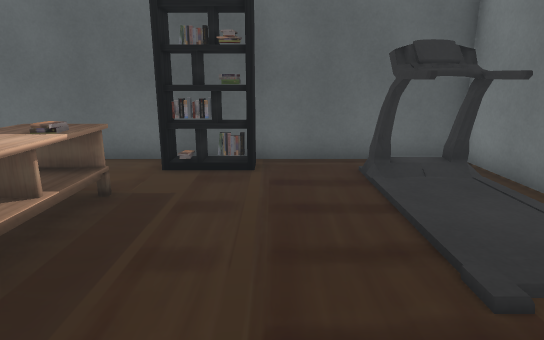
View 1 (above)

12 first-person views from a walk through a Unity game level. The camera is 1.3 m above the floor, tilts 14° down and sees 75° across. The floor is counted in squares, 0.6 m on a side. Each view is taken from the middle of a square. On the plan, view 1 faces up. The plan holds only what a view shows up to about 19 squares ahead; the rest is blank. The place goes on beyond the plan. The player is left out.

View 2
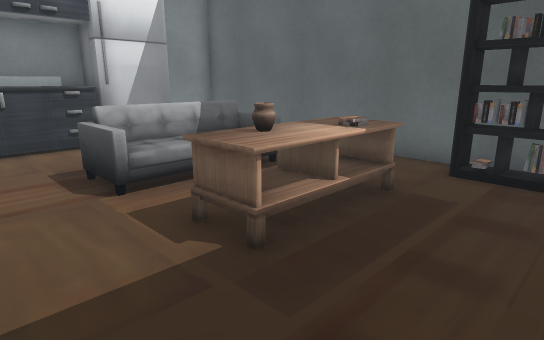

View 3
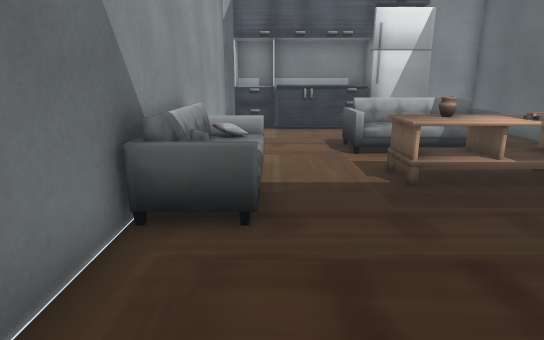

View 4
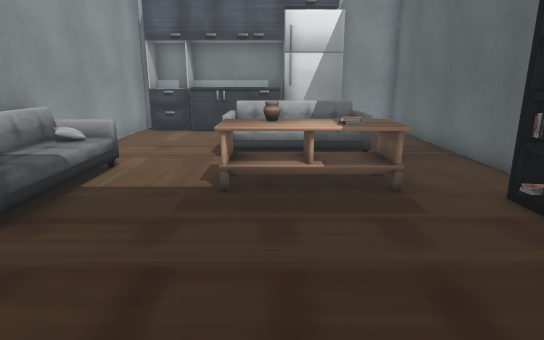

View 5
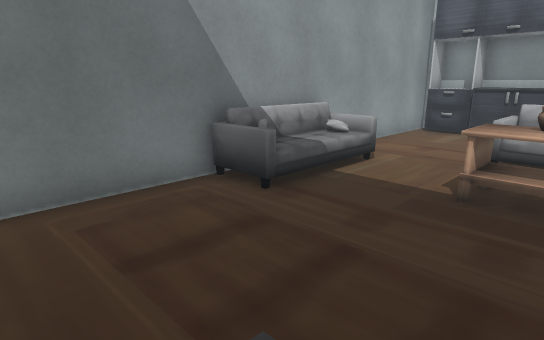

View 6
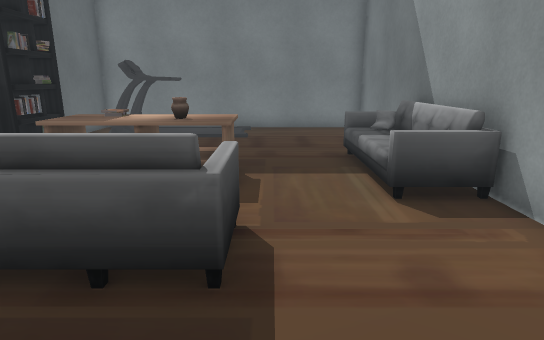

View 7
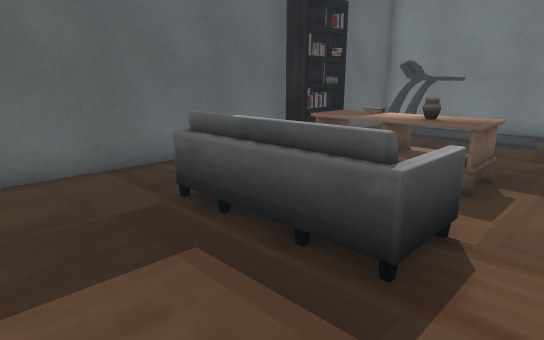

View 8
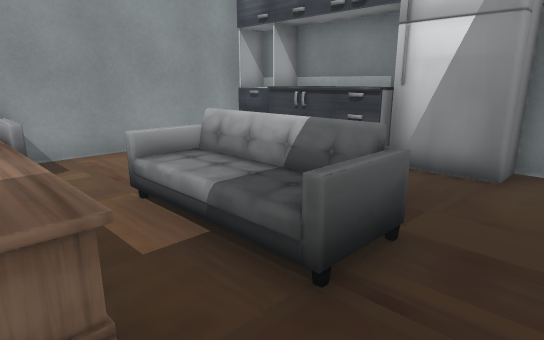

View 9
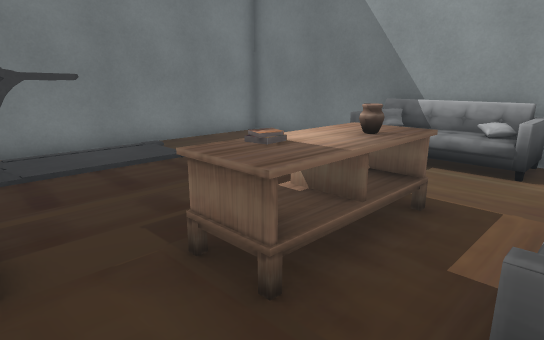

View 10
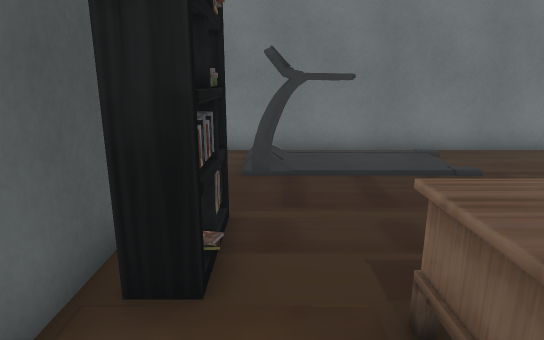

View 11
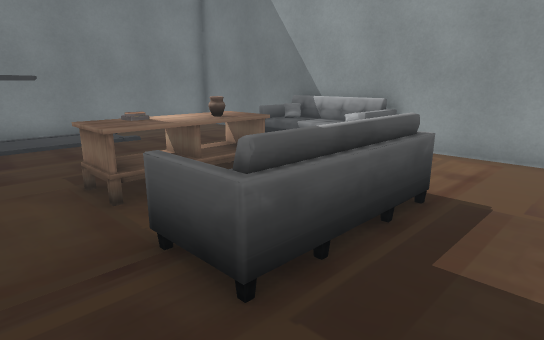

View 12
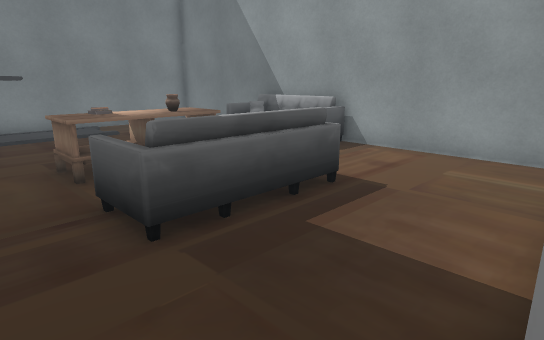

### Floor plan
Key: @ floor where view 1 was taken; # wall or solid block; . floor; ^ raised ledge; B bookshelf; T table; S sofa; A vase; O other object.
Columns run from 14 left of view 1 to 5 right of it. Each row starts with its distance up from view 1.
 10 ####################
  9 #..........#BB#....#
  8 #...............OOO#
  7 ##...SSS..TT.....OO#
  6 ##...SSO.TTT.....OO#
  5 ##...SSO.TTT..... .#
  4 #^...SSO.TAT..... .#
  3 ^^...SSS.TTT.......#
  2 ^^.................#
  1 ^^.................#
  0 #^......S.....@....#
 -1 ^^......SSOOOS.....#
 -2 ########SS###S######

Where each view was taken, in squares from view 1:
view 1: 0 up, 0 right, facing up
view 2: 0 up, 0 right, facing up-left
view 3: 0 up, 4 right, facing left
view 4: 4 up, 4 right, facing left
view 5: 5 up, 4 right, facing down-left
view 6: 2 up, 12 left, facing right
view 7: 1 up, 12 left, facing up-right
view 8: 9 up, 4 left, facing down-left
view 9: 9 up, 7 left, facing down-right
view 10: 8 up, 6 left, facing right
view 11: 9 up, 11 left, facing down-right
view 12: 9 up, 13 left, facing down-right
